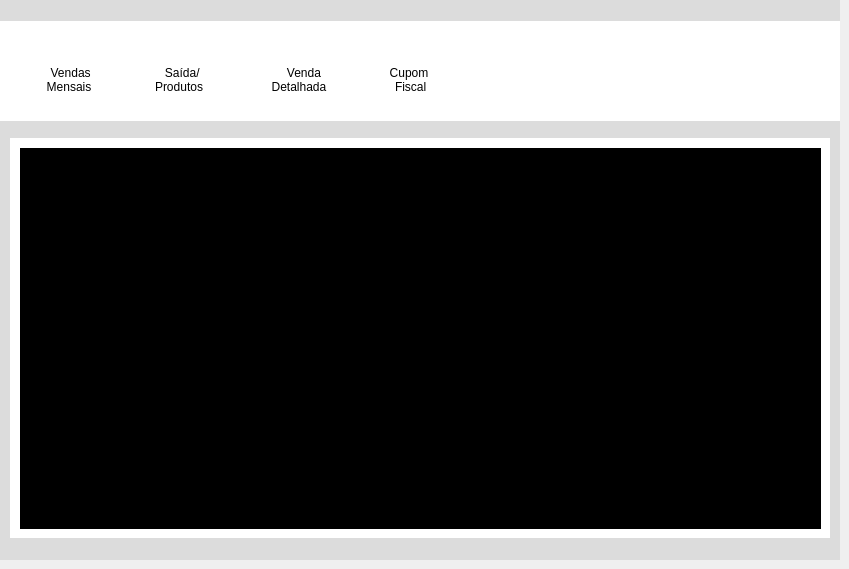
            <widget class="QWidget" name="relatorios">
             <attribute name="title">
              <string>Relatorios</string>
             </attribute>
             <widget class="QFrame" name="fr_primariorelatorios">
              <property name="geometry">
               <rect>
                <x>0</x>
                <y>0</y>
                <width>840</width>
                <height>560</height>
               </rect>
              </property>
              <property name="minimumSize">
               <size>
                <width>840</width>
                <height>560</height>
               </size>
              </property>
              <property name="maximumSize">
               <size>
                <width>16777215</width>
                <height>560</height>
               </size>
              </property>
              <property name="styleSheet">
               <string notr="true">background-color: rgb(220, 220, 220);
border:noborder;</string>
              </property>
              <property name="frameShape">
               <enum>QFrame::StyledPanel</enum>
              </property>
              <property name="frameShadow">
               <enum>QFrame::Raised</enum>
              </property>
              <widget class="QFrame" name="men_interno_relelatorios">
               <property name="geometry">
                <rect>
                 <x>-1</x>
                 <y>21</y>
                 <width>841</width>
                 <height>100</height>
                </rect>
               </property>
               <property name="maximumSize">
                <size>
                 <width>16777215</width>
                 <height>100</height>
                </size>
               </property>
               <property name="styleSheet">
                <string notr="true">background-color: rgb(255, 255, 255);

border:noborder;</string>
               </property>
               <property name="frameShape">
                <enum>QFrame::StyledPanel</enum>
               </property>
               <property name="frameShadow">
                <enum>QFrame::Raised</enum>
               </property>
               <widget class="QPushButton" name="bt_saidapro_rel">
                <property name="geometry">
                 <rect>
                  <x>130</x>
                  <y>0</y>
                  <width>100</width>
                  <height>90</height>
                 </rect>
                </property>
                <property name="minimumSize">
                 <size>
                  <width>100</width>
                  <height>90</height>
                 </size>
                </property>
                <property name="maximumSize">
                 <size>
                  <width>100</width>
                  <height>90</height>
                 </size>
                </property>
                <property name="toolTip">
                 <string/>
                </property>
                <property name="layoutDirection">
                 <enum>Qt::LeftToRight</enum>
                </property>
                <property name="styleSheet">
                 <string notr="true">background-color: qradialgradient(spread:pad, cx:0.5, cy:0.5, radius:0.5, fx:0.5, fy:0.5, stop:0 rgba(0, 0, 0, 0));</string>
                </property>
                <property name="inputMethodHints">
                 <set>Qt::ImhNone</set>
                </property>
                <property name="text">
                 <string>

  Saída/
Produtos</string>
                </property>
                <property name="icon">
                 <iconset>
                  <normaloff>Telas/Repono/Relatorios/PNG/icon_saida.png</normaloff>Telas/Repono/Relatorios/PNG/icon_saida.png</iconset>
                </property>
                <property name="iconSize">
                 <size>
                  <width>32</width>
                  <height>32</height>
                 </size>
                </property>
                <property name="shortcut">
                 <string notr="true"/>
                </property>
                <property name="checkable">
                 <bool>false</bool>
                </property>
                <property name="checked">
                 <bool>false</bool>
                </property>
                <property name="autoRepeat">
                 <bool>false</bool>
                </property>
                <property name="autoExclusive">
                 <bool>false</bool>
                </property>
                <property name="autoDefault">
                 <bool>false</bool>
                </property>
               </widget>
               <widget class="QPushButton" name="bt_vendadt_rel">
                <property name="geometry">
                 <rect>
                  <x>250</x>
                  <y>0</y>
                  <width>100</width>
                  <height>90</height>
                 </rect>
                </property>
                <property name="minimumSize">
                 <size>
                  <width>100</width>
                  <height>90</height>
                 </size>
                </property>
                <property name="maximumSize">
                 <size>
                  <width>100</width>
                  <height>90</height>
                 </size>
                </property>
                <property name="styleSheet">
                 <string notr="true">background-color: qradialgradient(spread:pad, cx:0.5, cy:0.5, radius:0.5, fx:0.5, fy:0.5, stop:0 rgba(0, 0, 0, 0));
border:noborder;</string>
                </property>
                <property name="text">
                 <string>

   Venda
Detalhada</string>
                </property>
                <property name="icon">
                 <iconset>
                  <normaloff>Telas/Repono/Relatorios/PNG/icon_venda_detalhada.png</normaloff>Telas/Repono/Relatorios/PNG/icon_venda_detalhada.png</iconset>
                </property>
                <property name="iconSize">
                 <size>
                  <width>35</width>
                  <height>35</height>
                 </size>
                </property>
               </widget>
               <widget class="QPushButton" name="bt_cupomfis_rel">
                <property name="geometry">
                 <rect>
                  <x>360</x>
                  <y>0</y>
                  <width>100</width>
                  <height>90</height>
                 </rect>
                </property>
                <property name="minimumSize">
                 <size>
                  <width>100</width>
                  <height>90</height>
                 </size>
                </property>
                <property name="maximumSize">
                 <size>
                  <width>100</width>
                  <height>90</height>
                 </size>
                </property>
                <property name="toolTip">
                 <string>&lt;html&gt;&lt;head/&gt;&lt;body&gt;&lt;p&gt;123&lt;/p&gt;&lt;p align=&quot;center&quot;&gt;+5+5&lt;/p&gt;&lt;/body&gt;&lt;/html&gt;</string>
                </property>
                <property name="styleSheet">
                 <string notr="true">background-color: qradialgradient(spread:pad, cx:0.5, cy:0.5, radius:0.5, fx:0.5, fy:0.5, stop:0 rgba(0, 0, 0, 0));
border:noborder;</string>
                </property>
                <property name="text">
                 <string>

Cupom
 Fiscal</string>
                </property>
                <property name="icon">
                 <iconset>
                  <normaloff>Telas/Repono/Relatorios/PNG/icon_cupom_fiscal.png</normaloff>Telas/Repono/Relatorios/PNG/icon_cupom_fiscal.png</iconset>
                </property>
                <property name="iconSize">
                 <size>
                  <width>35</width>
                  <height>35</height>
                 </size>
                </property>
               </widget>
               <widget class="QPushButton" name="bt_vendasm_rel">
                <property name="geometry">
                 <rect>
                  <x>20</x>
                  <y>0</y>
                  <width>100</width>
                  <height>90</height>
                 </rect>
                </property>
                <property name="minimumSize">
                 <size>
                  <width>100</width>
                  <height>90</height>
                 </size>
                </property>
                <property name="maximumSize">
                 <size>
                  <width>100</width>
                  <height>90</height>
                 </size>
                </property>
                <property name="styleSheet">
                 <string notr="true">background-color: qradialgradient(spread:pad, cx:0.5, cy:0.5, radius:0.5, fx:0.5, fy:0.5, stop:0 rgba(0, 0, 0, 0));
border:noborder;</string>
                </property>
                <property name="text">
                 <string>

 Vendas
Mensais</string>
                </property>
                <property name="icon">
                 <iconset>
                  <normaloff>Telas/Repono/Relatorios/PNG/icon_vendas_mensais.png</normaloff>Telas/Repono/Relatorios/PNG/icon_vendas_mensais.png</iconset>
                </property>
                <property name="iconSize">
                 <size>
                  <width>35</width>
                  <height>35</height>
                 </size>
                </property>
               </widget>
               <widget class="QLabel" name="icon_vendasdt">
                <property name="geometry">
                 <rect>
                  <x>280</x>
                  <y>10</y>
                  <width>30</width>
                  <height>30</height>
                 </rect>
                </property>
                <property name="minimumSize">
                 <size>
                  <width>30</width>
                  <height>30</height>
                 </size>
                </property>
                <property name="styleSheet">
                 <string notr="true">background-color: qradialgradient(spread:pad, cx:0.5, cy:0.5, radius:0.5, fx:0.5, fy:0.5, stop:0 rgba(0, 0, 0, 0));
border:noborder;</string>
                </property>
                <property name="text">
                 <string/>
                </property>
                <property name="pixmap">
                 <pixmap>Relatorios/PNG/icon_venda_detalhada.png</pixmap>
                </property>
                <property name="scaledContents">
                 <bool>true</bool>
                </property>
               </widget>
               <widget class="QLabel" name="icon_saidapr">
                <property name="geometry">
                 <rect>
                  <x>50</x>
                  <y>10</y>
                  <width>30</width>
                  <height>30</height>
                 </rect>
                </property>
                <property name="minimumSize">
                 <size>
                  <width>30</width>
                  <height>30</height>
                 </size>
                </property>
                <property name="styleSheet">
                 <string notr="true">background-color: qradialgradient(spread:pad, cx:0.5, cy:0.5, radius:0.5, fx:0.5, fy:0.5, stop:0 rgba(0, 0, 0, 0));
border:noborder;</string>
                </property>
                <property name="text">
                 <string/>
                </property>
                <property name="pixmap">
                 <pixmap>Relatorios/PNG/icon_saida.png</pixmap>
                </property>
                <property name="scaledContents">
                 <bool>true</bool>
                </property>
               </widget>
               <widget class="QLabel" name="icon_vendasm">
                <property name="geometry">
                 <rect>
                  <x>160</x>
                  <y>10</y>
                  <width>30</width>
                  <height>30</height>
                 </rect>
                </property>
                <property name="minimumSize">
                 <size>
                  <width>30</width>
                  <height>30</height>
                 </size>
                </property>
                <property name="styleSheet">
                 <string notr="true">border:noborder;
background-color: qradialgradient(spread:pad, cx:0.5, cy:0.5, radius:0.5, fx:0.5, fy:0.5, stop:0 rgba(0, 0, 0, 0));</string>
                </property>
                <property name="text">
                 <string/>
                </property>
                <property name="pixmap">
                 <pixmap>Relatorios/PNG/icon_vendas_mensais.png</pixmap>
                </property>
                <property name="scaledContents">
                 <bool>true</bool>
                </property>
               </widget>
               <widget class="QLabel" name="icon_cupon">
                <property name="geometry">
                 <rect>
                  <x>400</x>
                  <y>10</y>
                  <width>30</width>
                  <height>30</height>
                 </rect>
                </property>
                <property name="minimumSize">
                 <size>
                  <width>30</width>
                  <height>30</height>
                 </size>
                </property>
                <property name="styleSheet">
                 <string notr="true">background-color: qradialgradient(spread:pad, cx:0.5, cy:0.5, radius:0.5, fx:0.5, fy:0.5, stop:0 rgba(0, 0, 0, 0));
border:noborder;</string>
                </property>
                <property name="text">
                 <string/>
                </property>
                <property name="pixmap">
                 <pixmap>Relatorios/PNG/icon_cupom_fiscal.png</pixmap>
                </property>
                <property name="scaledContents">
                 <bool>true</bool>
                </property>
               </widget>
               <zorder>icon_cupon</zorder>
               <zorder>bt_cupomfis_rel</zorder>
               <zorder>icon_vendasdt</zorder>
               <zorder>icon_vendasm</zorder>
               <zorder>icon_saidapr</zorder>
               <zorder>bt_vendadt_rel</zorder>
               <zorder>bt_vendasm_rel</zorder>
               <zorder>bt_saidapro_rel</zorder>
              </widget>
              <widget class="QFrame" name="fr_subtelas_relatorios">
               <property name="geometry">
                <rect>
                 <x>10</x>
                 <y>138</y>
                 <width>820</width>
                 <height>400</height>
                </rect>
               </property>
               <property name="minimumSize">
                <size>
                 <width>820</width>
                 <height>400</height>
                </size>
               </property>
               <property name="maximumSize">
                <size>
                 <width>820</width>
                 <height>400</height>
                </size>
               </property>
               <property name="styleSheet">
                <string notr="true">background-color: rgb(255, 255, 255);</string>
               </property>
               <property name="frameShape">
                <enum>QFrame::StyledPanel</enum>
               </property>
               <property name="frameShadow">
                <enum>QFrame::Raised</enum>
               </property>
               <widget class="QWidget" name="widget_5" native="true">
                <property name="geometry">
                 <rect>
                  <x>10</x>
                  <y>10</y>
                  <width>801</width>
                  <height>381</height>
                 </rect>
                </property>
                <property name="styleSheet">
                 <string notr="true">background-color: rgb(42, 14, 255);</string>
                </property>
               </widget>
               <widget class="QWidget" name="widget_2" native="true">
                <property name="geometry">
                 <rect>
                  <x>10</x>
                  <y>10</y>
                  <width>801</width>
                  <height>381</height>
                 </rect>
                </property>
                <property name="styleSheet">
                 <string notr="true">background-color: rgb(0, 0, 0);</string>
                </property>
               </widget>
               <widget class="QWidget" name="widget_3" native="true">
                <property name="geometry">
                 <rect>
                  <x>10</x>
                  <y>10</y>
                  <width>801</width>
                  <height>381</height>
                 </rect>
                </property>
                <property name="styleSheet">
                 <string notr="true">background-color: rgb(57, 255, 47);</string>
                </property>
               </widget>
               <widget class="QWidget" name="widget" native="true">
                <property name="geometry">
                 <rect>
                  <x>10</x>
                  <y>10</y>
                  <width>801</width>
                  <height>381</height>
                 </rect>
                </property>
                <property name="styleSheet">
                 <string notr="true">background-color: rgb(255, 255, 0);</string>
                </property>
               </widget>
               <zorder>widget_5</zorder>
               <zorder>widget</zorder>
               <zorder>widget_3</zorder>
               <zorder>widget_2</zorder>
              </widget>
             </widget>
            </widget>
